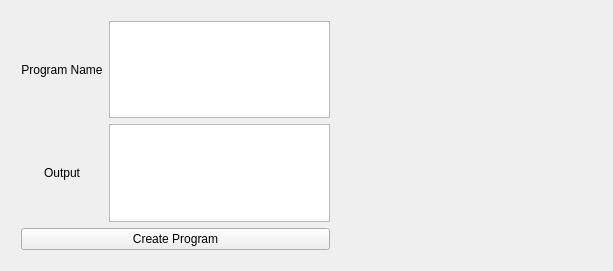
<?xml version="1.0" encoding="UTF-8"?>
<ui version="4.0">
 <class>ProtoCreator</class>
 <widget class="QMainWindow" name="ProtoCreator">
  <property name="geometry">
   <rect>
    <x>0</x>
    <y>0</y>
    <width>613</width>
    <height>271</height>
   </rect>
  </property>
  <property name="windowTitle">
   <string>ProtoCreator</string>
  </property>
  <widget class="QWidget" name="centralWidget">
   <widget class="QWidget" name="layoutWidget">
    <property name="geometry">
     <rect>
      <x>10</x>
      <y>10</y>
      <width>331</width>
      <height>251</height>
     </rect>
    </property>
    <layout class="QVBoxLayout" name="verticalLayout_3">
     <item>
      <layout class="QHBoxLayout" name="horizontalLayout">
       <item>
        <layout class="QVBoxLayout" name="verticalLayout_2">
         <item>
          <widget class="QLabel" name="inputTextLabel">
           <property name="text">
            <string>&lt;html&gt;&lt;head/&gt;&lt;body&gt;&lt;p align=&quot;center&quot;&gt;Program Name&lt;/p&gt;&lt;/body&gt;&lt;/html&gt;</string>
           </property>
          </widget>
         </item>
         <item>
          <widget class="QLabel" name="outputTextLabel">
           <property name="text">
            <string>&lt;html&gt;&lt;head/&gt;&lt;body&gt;&lt;p align=&quot;center&quot;&gt;Output&lt;/p&gt;&lt;/body&gt;&lt;/html&gt;</string>
           </property>
          </widget>
         </item>
        </layout>
       </item>
       <item>
        <layout class="QVBoxLayout" name="verticalLayout">
         <item>
          <widget class="QPlainTextEdit" name="inputText"/>
         </item>
         <item>
          <widget class="QPlainTextEdit" name="outputText"/>
         </item>
        </layout>
       </item>
      </layout>
     </item>
     <item>
      <widget class="QPushButton" name="runButton">
       <property name="text">
        <string>Create Program</string>
       </property>
      </widget>
     </item>
    </layout>
   </widget>
   <widget class="QLabel" name="cubePic">
    <property name="geometry">
     <rect>
      <x>350</x>
      <y>10</y>
      <width>251</width>
      <height>251</height>
     </rect>
    </property>
    <property name="text">
     <string/>
    </property>
    <property name="pixmap">
     <pixmap>../Widget/ProtoCube_SMU.png</pixmap>
    </property>
    <property name="scaledContents">
     <bool>true</bool>
    </property>
   </widget>
  </widget>
 </widget>
 <layoutdefault spacing="6" margin="11"/>
 <resources/>
 <connections/>
</ui>
